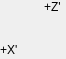
   <widget class="caFrame" name="caFrame_8">
    <property name="geometry">
     <rect>
      <x>256</x>
      <y>168</y>
      <width>66</width>
      <height>59</height>
     </rect>
    </property>
    <widget class="caLabel" name="caLabel_26">
     <property name="geometry">
      <rect>
       <x>0</x>
       <y>43</y>
       <width>20</width>
       <height>14</height>
      </rect>
     </property>
     <property name="text">
      <string>+X'</string>
     </property>
     <property name="alignment">
      <set>Qt::AlignAbsolute|Qt::AlignLeading|Qt::AlignLeft|Qt::AlignVCenter</set>
     </property>
     <property name="fontScaleMode">
      <enum>ESimpleLabel::WidthAndHeight</enum>
     </property>
     <property name="foreground">
      <color>
       <red>224</red>
       <green>27</green>
       <blue>36</blue>
      </color>
     </property>
     <property name="background">
      <color alpha="0">
       <red>255</red>
       <green>255</green>
       <blue>255</blue>
      </color>
     </property>
     <property name="frameShape">
      <enum>QFrame::NoFrame</enum>
     </property>
    </widget>
    <widget class="caLabel" name="caLabel_27">
     <property name="geometry">
      <rect>
       <x>44</x>
       <y>0</y>
       <width>20</width>
       <height>14</height>
      </rect>
     </property>
     <property name="text">
      <string>+Z'</string>
     </property>
     <property name="alignment">
      <set>Qt::AlignAbsolute|Qt::AlignLeading|Qt::AlignLeft|Qt::AlignVCenter</set>
     </property>
     <property name="fontScaleMode">
      <enum>ESimpleLabel::WidthAndHeight</enum>
     </property>
     <property name="foreground">
      <color>
       <red>224</red>
       <green>27</green>
       <blue>36</blue>
      </color>
     </property>
     <property name="background">
      <color alpha="0">
       <red>255</red>
       <green>255</green>
       <blue>255</blue>
      </color>
     </property>
     <property name="frameShape">
      <enum>QFrame::NoFrame</enum>
     </property>
    </widget>
    <widget class="caGraphics" name="cagraphics_10">
     <property name="geometry">
      <rect>
       <x>20</x>
       <y>30</y>
       <width>37</width>
       <height>41</height>
      </rect>
     </property>
     <property name="foreground">
      <color>
       <red>224</red>
       <green>27</green>
       <blue>36</blue>
      </color>
     </property>
     <property name="fillstyle" stdset="0">
      <enum>caGraphics::Filled</enum>
     </property>
     <property name="lineColor">
      <color>
       <red>224</red>
       <green>27</green>
       <blue>36</blue>
      </color>
     </property>
     <property name="form">
      <enum>caGraphics::Arrow</enum>
     </property>
    </widget>
    <widget class="caGraphics" name="cagraphics_11">
     <property name="geometry">
      <rect>
       <x>40</x>
       <y>20</y>
       <width>31</width>
       <height>31</height>
      </rect>
     </property>
     <property name="foreground">
      <color>
       <red>224</red>
       <green>27</green>
       <blue>36</blue>
      </color>
     </property>
     <property name="fillstyle" stdset="0">
      <enum>caGraphics::Filled</enum>
     </property>
     <property name="lineColor">
      <color>
       <red>224</red>
       <green>27</green>
       <blue>36</blue>
      </color>
     </property>
     <property name="form">
      <enum>caGraphics::Arrow</enum>
     </property>
     <property name="tiltAngle">
      <number>90</number>
     </property>
    </widget>
   </widget>
